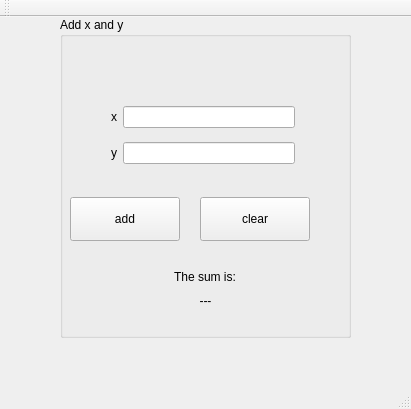
<?xml version="1.0" encoding="UTF-8"?>
<ui version="4.0">
 <class>MainWindow</class>
 <widget class="QMainWindow" name="MainWindow">
  <property name="geometry">
   <rect>
    <x>0</x>
    <y>0</y>
    <width>411</width>
    <height>409</height>
   </rect>
  </property>
  <property name="windowTitle">
   <string>MainWindow</string>
  </property>
  <widget class="QWidget" name="centralWidget">
   <widget class="QGroupBox" name="groupBox">
    <property name="geometry">
     <rect>
      <x>60</x>
      <y>0</y>
      <width>291</width>
      <height>321</height>
     </rect>
    </property>
    <property name="title">
     <string>Add x and y</string>
    </property>
    <widget class="QWidget" name="">
     <property name="geometry">
      <rect>
       <x>40</x>
       <y>70</y>
       <width>206</width>
       <height>96</height>
      </rect>
     </property>
     <layout class="QVBoxLayout" name="verticalLayout">
      <item>
       <layout class="QHBoxLayout" name="horizontalLayout">
        <item>
         <widget class="QLabel" name="label">
          <property name="text">
           <string>x</string>
          </property>
         </widget>
        </item>
        <item>
         <widget class="QLineEdit" name="lineEdit_x"/>
        </item>
       </layout>
      </item>
      <item>
       <layout class="QHBoxLayout" name="horizontalLayout_2">
        <item>
         <widget class="QLabel" name="label_2">
          <property name="text">
           <string>y</string>
          </property>
         </widget>
        </item>
        <item>
         <widget class="QLineEdit" name="lineEdit_y"/>
        </item>
       </layout>
      </item>
     </layout>
    </widget>
    <widget class="QPushButton" name="pushButton_add">
     <property name="geometry">
      <rect>
       <x>10</x>
       <y>180</y>
       <width>110</width>
       <height>44</height>
      </rect>
     </property>
     <property name="text">
      <string>add</string>
     </property>
    </widget>
    <widget class="QPushButton" name="pushButton_clear">
     <property name="geometry">
      <rect>
       <x>140</x>
       <y>180</y>
       <width>110</width>
       <height>44</height>
      </rect>
     </property>
     <property name="text">
      <string>clear</string>
     </property>
    </widget>
    <widget class="QWidget" name="">
     <property name="geometry">
      <rect>
       <x>10</x>
       <y>240</y>
       <width>271</width>
       <height>64</height>
      </rect>
     </property>
     <layout class="QVBoxLayout" name="verticalLayout_2">
      <item alignment="Qt::AlignHCenter">
       <widget class="QLabel" name="label_3">
        <property name="text">
         <string>The sum is:</string>
        </property>
       </widget>
      </item>
      <item>
       <widget class="QLabel" name="label_sumshow">
        <property name="text">
         <string>---</string>
        </property>
        <property name="alignment">
         <set>Qt::AlignCenter</set>
        </property>
       </widget>
      </item>
     </layout>
    </widget>
   </widget>
  </widget>
  <widget class="QMenuBar" name="menuBar">
   <property name="geometry">
    <rect>
     <x>0</x>
     <y>0</y>
     <width>411</width>
     <height>40</height>
    </rect>
   </property>
  </widget>
  <widget class="QToolBar" name="mainToolBar">
   <attribute name="toolBarArea">
    <enum>TopToolBarArea</enum>
   </attribute>
   <attribute name="toolBarBreak">
    <bool>false</bool>
   </attribute>
  </widget>
  <widget class="QStatusBar" name="statusBar"/>
 </widget>
 <layoutdefault spacing="6" margin="11"/>
 <resources/>
 <connections/>
</ui>
